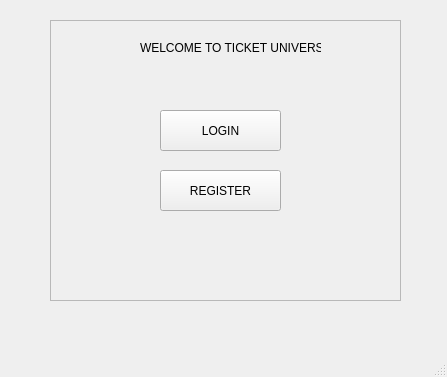
<?xml version="1.0" encoding="UTF-8"?>
<ui version="4.0">
 <class>MainWindow</class>
 <widget class="QMainWindow" name="MainWindow">
  <property name="geometry">
   <rect>
    <x>0</x>
    <y>0</y>
    <width>447</width>
    <height>377</height>
   </rect>
  </property>
  <property name="windowTitle">
   <string>MainWindow</string>
  </property>
  <widget class="QWidget" name="centralwidget">
   <widget class="QFrame" name="frame">
    <property name="geometry">
     <rect>
      <x>50</x>
      <y>20</y>
      <width>351</width>
      <height>281</height>
     </rect>
    </property>
    <property name="autoFillBackground">
     <bool>true</bool>
    </property>
    <property name="frameShape">
     <enum>QFrame::StyledPanel</enum>
    </property>
    <property name="frameShadow">
     <enum>QFrame::Raised</enum>
    </property>
    <widget class="QLabel" name="label">
     <property name="geometry">
      <rect>
       <x>90</x>
       <y>20</y>
       <width>181</width>
       <height>16</height>
      </rect>
     </property>
     <property name="text">
      <string>WELCOME TO TICKET UNIVERSE</string>
     </property>
    </widget>
    <widget class="QPushButton" name="pushButton_2">
     <property name="geometry">
      <rect>
       <x>110</x>
       <y>150</y>
       <width>121</width>
       <height>41</height>
      </rect>
     </property>
     <property name="text">
      <string>REGISTER</string>
     </property>
    </widget>
    <widget class="QPushButton" name="pushButton_3">
     <property name="geometry">
      <rect>
       <x>110</x>
       <y>90</y>
       <width>121</width>
       <height>41</height>
      </rect>
     </property>
     <property name="text">
      <string>LOGIN</string>
     </property>
    </widget>
   </widget>
  </widget>
  <widget class="QMenuBar" name="menubar">
   <property name="geometry">
    <rect>
     <x>0</x>
     <y>0</y>
     <width>447</width>
     <height>22</height>
    </rect>
   </property>
  </widget>
  <widget class="QStatusBar" name="statusbar"/>
 </widget>
 <resources/>
 <connections/>
</ui>
